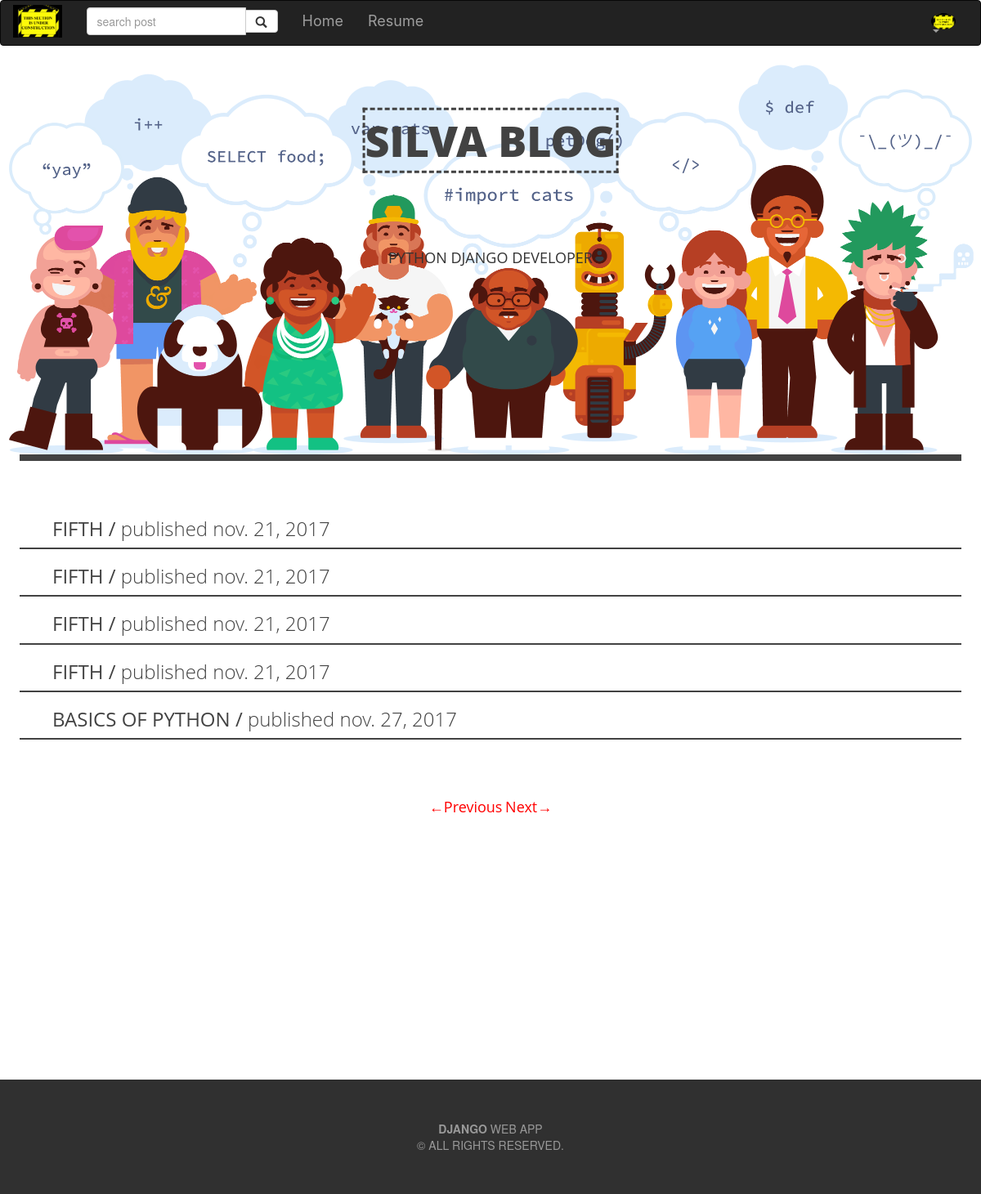
The app's page /post/list?page=4 (signed in) with its own data.
### post/models.py (models this page shows, shortened)
class Post(models.Model):
    STATUS_CHOICE = (
       ('draft', 'Draft'),
       ('published', 'Published')
    )
    title    = models.CharField(max_length=50)
    slug     = models.SlugField(max_length=250 , unique_for_date='publish')
    author   = models.ForeignKey(User, related_name='blog_post')
    image = models.ImageField(upload_to=upload_location,
                                null=True,
                                blank=True,
                                height_field = 'height_field',
                                width_field = 'width_field',
                                )
    height_field = models.IntegerField(default=0)
    width_field = models.IntegerField(default=0)
    image_info = models.CharField(max_length=30, default='image info', null=True, blank=True)
    content  = models.TextField()
    publish  = models.DateTimeField(default=timezone.now)
    created  = models.DateTimeField(auto_now=True)
    updated  = models.DateTimeField(auto_now_add=True)
    status   = models.CharField(max_length=10, choices=STATUS_CHOICE, default='draft')
    objects = models.Manager()
    tags = TaggableManager()
    publishs = PostManager()
    class Meta:
        ordering = ('-publish',)
    def get_absolute_url(self):
        return reverse('post:post_detail', args=[self.publish.year,
                                 self.publish.month,
                                 self.publish.day,
                                 self.slug])

### post/views.py (the view)
class PostList(ListView):
    model = Post
    paginate_by = 5
    context_object_name = 'posts'
    def get_queryset(self):
        post_list = Post.publishs.all()
        if self.request.user.is_superuser or self.request.user.is_staff:
            post_list = Post.objects.all()
        return post_list
    template_name = 'post/list.html'

### post/models.py (called while the page is built)
    def get_queryset(self):
        pubquery = super(PostManager, self).get_queryset()
        query = pubquery.filter(status='published').filter(publish__lte=timezone.now())
        return query

### post/templates/post/list.html (shortened to what this page needs)
{% extends 'post/base.html' %}
{% block content %}
{% load static %}
<header class=" con-img" style="margin-top:20px;" >
		<img class="img-responsive"  src="{% static 'image\head.jpg'' %}" alt="image header">
		<p class="con-text" style="font-weight: 900;color: #424242; ">SILVA BLOG</p>
		<P class="con-bottom" style="text-transform: uppercase; ">python django developer</P>
</header>
<div class="head" style="border-top: solid #424242 8px; text-align: left; margin: 0px 24px 0px; mar
">
	<div style="padding-top: 50px">
	{% for post in posts %}
	<div style=" border-bottom: solid #424242 2px; 	font-family: "Open Sans", arial, sans-serif;" class="post-list" >
	    <ul style="list-style: none">
		        <li>
		        	<h3>
		        	<a href="{{ post.get_absolute_url }}">{{ post.title}} /
		        		<span style="text-transform: lowercase; font-weight: 100">Published {{ post.created|date}}
		        		</span>
		        	</a>
		       </h3>
		        </li>
		    </ul>
		</div>
		{% endfor %}
		</div>
	</div>
<div style="margin-top: 50px; margin-bottom: 300px;" class="paginator head">
{% include "post/pagination.html" %}
</div>
{% endblock %}

### static/css/base.css (style rules this page uses)
.head { font-family: "Open Sans", arial, sans-serif; text-align: center; }
.post-list a { color: #424242; text-decoration: none; text-transform: uppercase; }
.con-img { position: relative; text-align: center; font-family: "Open Sans", arial, sans-serif; }
.con-text { position: absolute; top: 20%; left: 50%; font-size: 52px; border-style: dashed; transform: translate(-50%, -50%); }
.con-bottom { position: absolute; top: 50%; left: 50%; transform: translate(-50%, -50%); font-size: 18px; }
html body { height: 100% }
* { box-sizing: border-box; -webkit-box-sizing: border-box; -moz-box-sizing: border-box; }

### records on screen
Post: title "FIFTH", created "nov. 21, 2017"
Post: title "FIFTH", created "nov. 21, 2017"
Post: title "FIFTH", created "nov. 21, 2017"
Post: title "FIFTH", created "nov. 21, 2017"
Post: title "BASICS OF PYTHON", created "nov. 27, 2017"
